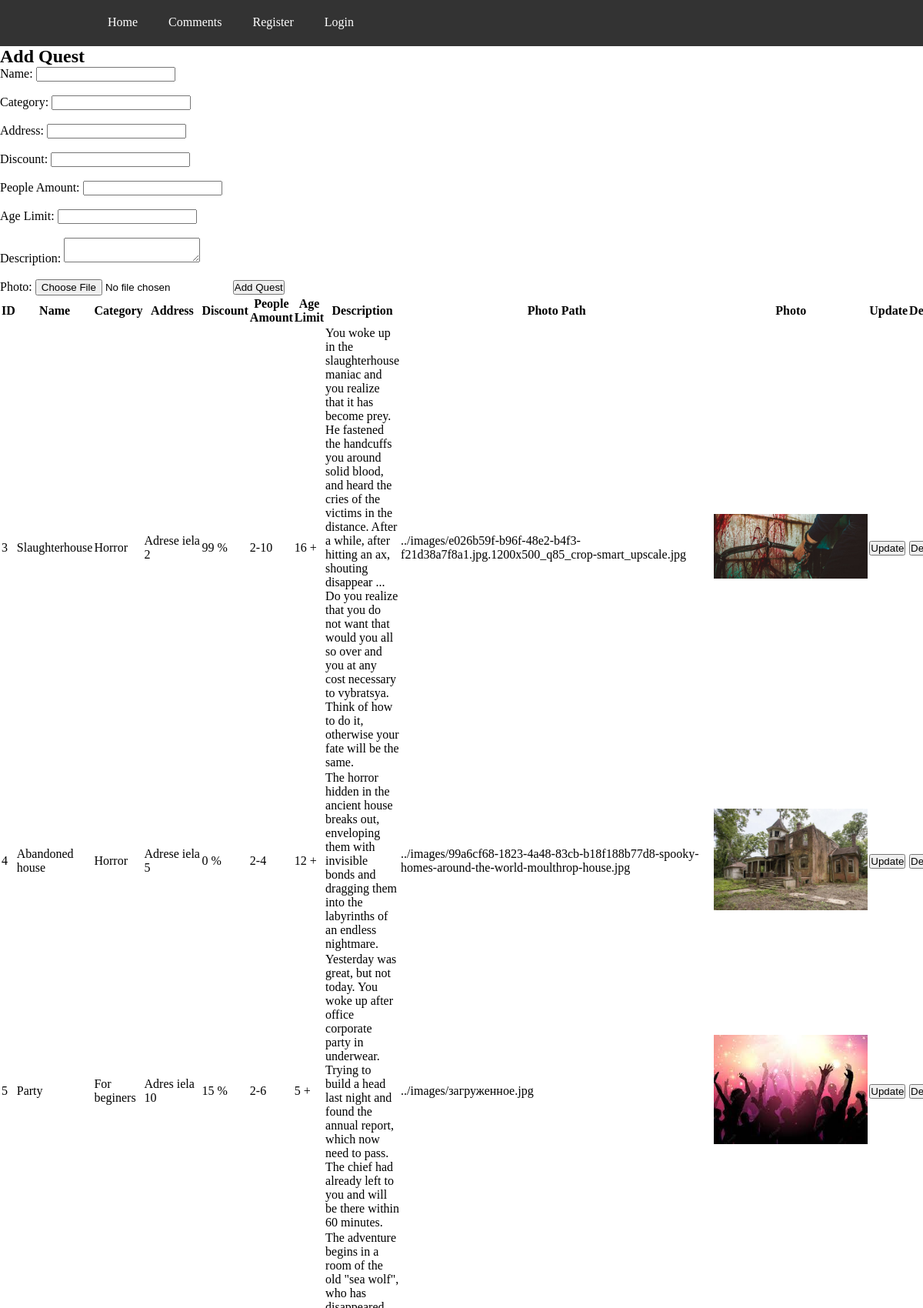
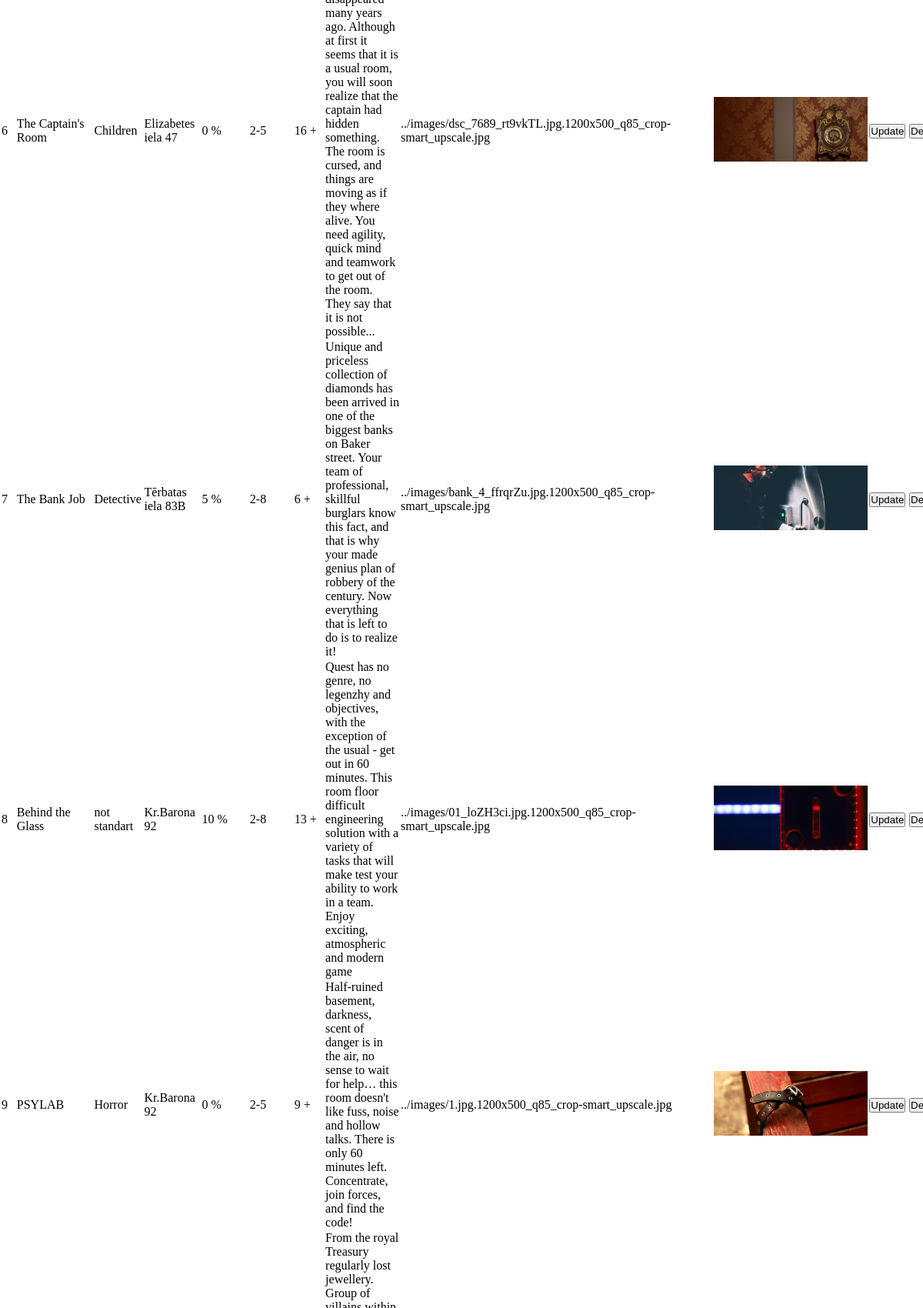
The page /room/quest_form.php (upper part) on the database its author committed (2 pictures, top to bottom).
### tables this page shows
CREATE TABLE `quests` (
  `ID` int(11) NOT NULL,
  `name` varchar(128) NOT NULL,
  `adress` varchar(128) NOT NULL,
  `discount` int(2) NOT NULL,
  `peopleAmount` varchar(5) NOT NULL,
  `ageLimit` int(2) NOT NULL,
  `description` text NOT NULL,
  `category` varchar(128) NOT NULL,
  `photoPath` varchar(128) NOT NULL
);

### room/quest_form.php (the view, shortened to what this page needs)
<!DOCTYPE html>
<html>
<head>
</head>
<body>
	<?php
	include '../includes/header.php';
	?>
	<h2>Add Quest</h2>
	<form method="post" action="../room/add_quest.php" enctype="multipart/form-data">
		<label for="name">Name:</label>
		<input type="text" name="name" required><br><br>
		<label for="category">Category:</label>
		<input type="text" name="category" required><br><br>
		<label for="adress">Address:</label>
		<input type="text" name="adress" required><br><br>
		<label for="discount">Discount:</label>
		<input type="text" name="discount" required><br><br>
		<label for="peopleAmount">People Amount:</label>
		<input type="text" name="peopleAmount" required><br><br>
		<label for="ageLimit">Age Limit:</label>
		<input type="text" name="ageLimit" required><br><br>
		<label for="description">Description:</label>
		<textarea name="description" required></textarea><br><br>
		<label for="photo">Photo:</label>
  		<input type="file" name="photo" id="photo" required>
		<input type="submit" name="submit" value="Add Quest">
	</form>
	<table>
  <thead>
    <tr>
      <th>ID</th>
      <th>Name</th>
      <th>Category</th>
      <th>Address</th>
      <th>Discount</th>
      <th>People Amount</th>
      <th>Age Limit</th>
      <th>Description</th>
      <th>Photo Path</th>
	  <th>Photo </th>
      <th>Update</th>
      <th>Delete</th>
    </tr>
  </thead>
  <tbody>
    <?php
	  $dbhost = 'localhost';
	  $dbname = 'testdb';
	  $dbuser = 'root';
	  $dbpass = '';
	  $conn = mysqli_connect($dbhost, $dbuser, $dbpass, $dbname);
	  $query = "SELECT * FROM quests";
	  $result = mysqli_query($conn, $query);
	  if (mysqli_num_rows($result) > 0) {
		while ($row = mysqli_fetch_assoc($result)) {
		  $id = $row['ID'];
		  $name = $row['name'];
		  $category = $row['category'];
		  $address = $row['adress'];
		  $discount = $row['discount'];
		  $peopleAmount = $row['peopleAmount'];
		  $ageLimit = $row['ageLimit'];
		  $description = $row['description'];
		  $photoPath = $row['photoPath'];
		  echo "<tr>";
		  echo "<td>$id</td>";
		  echo "<td>$name</td>";
		  echo "<td>$category</td>";
		  echo "<td>$address</td>";
		  echo "<td>$discount %</td>";
		  echo "<td>$peopleAmount</td>";
		  echo "<td>$ageLimit +</td>";
		  echo "<td>$description</td>";
		  echo "<td>$photoPath</td>";
		  echo "<td><img src= '$photoPath' alt='Room photo' style='max-width: 200px; max-height: 200px;'></td>";
		  echo "<td>";
		  echo "<form action='../room/update_room.php' method='POST'>";
		  echo "<button type='submit'>Update</button>";
		  echo "</form>";
		  echo "</td>";
		  echo "<td>";
		  echo "<form action='../room/delete_room.php' method='POST'>";
		  echo "<button type='submit'>Delete</button>";
		  echo "</form>";
		  echo "</td>";
		  echo "</tr>";
		}
	  } else {
		echo "No results";
	  }
    ?>
  </tbody>
</table>
</body>
</html>

### css/header.css (style rules this page uses)
* { margin: 0; padding: 0; }

### rows shown on the page
quests: ID "3", name "Slaughterhouse", category "Horror", adress "Adrese iela 2", discount "99", peopleAmount "2-10", ageLimit "16", description "You woke up in the slaughterhouse maniac and you realize that it has become prey. He fastened the handcuffs you around solid blood, and heard the cries of the victims in the distance. After a while, after hitting an ax, shouting disappear ... Do you realize that you do not want that would you all so over and you at any cost necessary to vybratsya. Think of how to do it, otherwise your fate will be the same.", photoPath "../images/e026b59f-b96f-48e2-b4f3-f21d38a7f8a1.jpg.1200x500_q85_crop-smart_upscale.jpg", photoPath (picture)
quests: ID "4", name "Abandoned house", category "Horror", adress "Аdrese iela 5", discount "0", peopleAmount "2-4", ageLimit "12", description "The horror hidden in the ancient house breaks out, enveloping them with invisible bonds and dragging them into the labyrinths of an endless nightmare.", photoPath "../images/99a6cf68-1823-4a48-83cb-b18f188b77d8-spooky-homes-around-the-world-moulthrop-house.jpg", photoPath (picture)
quests: ID "5", name "Party", category "For beginers", adress "Adres iela 10", discount "15", peopleAmount "2-6", ageLimit "5", description "Yesterday was great, but not today. You woke up after office corporate party in underwear. Trying to build a head last night and found the annual report, which now need to pass. The chief had already left to you and will be there within 60 minutes.", photoPath "../images/загруженное.jpg", photoPath (picture)
quests: ID "6", name "The Captain's Room", category "Children", adress "Elizabetes iela 47", discount "0", peopleAmount "2-5", ageLimit "16", description "The adventure begins in a room of the old \"sea wolf\", who has disappeared many years ago. Although at first it seems that it is a usual room, you will soon realize that the captain had hidden something. The room is cursed, and things are moving as if they where alive. You need agility, quick mind and teamwork to get out of the room. They say that it is not possible...", photoPath "../images/dsc_7689_rt9vkTL.jpg.1200x500_q85_crop-smart_upscale.jpg", photoPath (picture)
quests: ID "7", name "The Bank Job", category "Detective", adress "Tērbatas iela 83B", discount "5", peopleAmount "2-8", ageLimit "6", description "Unique and priceless collection of diamonds has been arrived in one of the biggest banks on Baker street. Your team of professional, skillful burglars know this fact, and that is why your made genius plan of robbery of the century. Now everything that is left to do is to realize it!", photoPath "../images/bank_4_ffrqrZu.jpg.1200x500_q85_crop-smart_upscale.jpg", photoPath (picture)
quests: ID "8", name "Behind the Glass", category "not standart", adress "Kr.Barona 92", discount "10", peopleAmount "2-8", ageLimit "13", description "Quest has no genre, no legenzhy and objectives, with the exception of the usual - get out in 60 minutes. This room floor difficult engineering solution with a variety of tasks that will make test your ability to work in a team. Enjoy exciting, atmospheric and modern game", photoPath "../images/01_loZH3ci.jpg.1200x500_q85_crop-smart_upscale.jpg", photoPath (picture)
quests: ID "9", name "PSYLAB", category "Horror", adress "Kr.Barona 92", discount "0", peopleAmount "2-5", ageLimit "9", description "Half-ruined basement, darkness, scent of danger is in the air, no sense to wait for help… this room doesn't like fuss, noise and hollow talks. There is only 60 minutes left. Concentrate, join forces, and find the code!", photoPath "../images/1.jpg.1200x500_q85_crop-smart_upscale.jpg", photoPath (picture)
